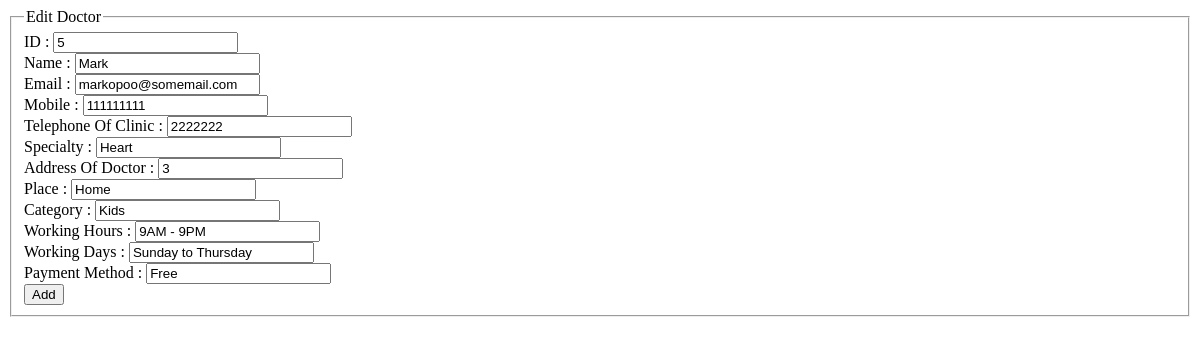
The page /HTML/Edit_Doctor.php?id=5 on the database as committed earlier.
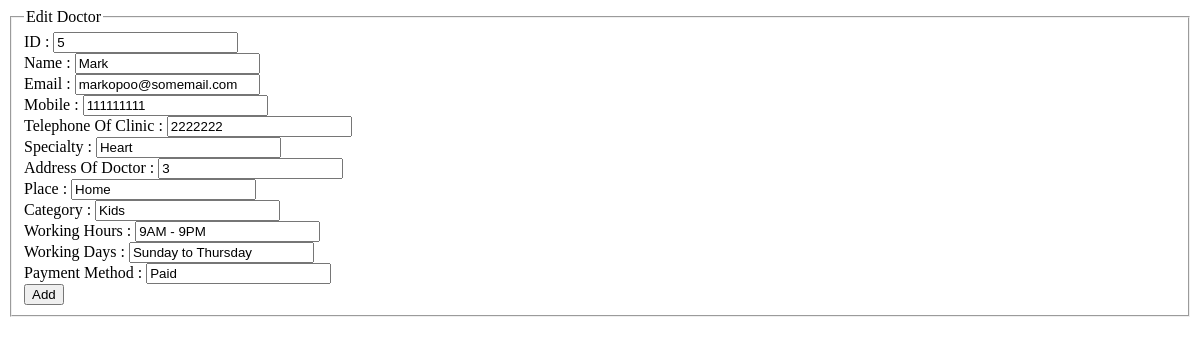
The same page on the database as committed later.
### tables this page shows
CREATE TABLE `receiver` (
  `ID` int(11) NOT NULL,
  `Name` varchar(55) NOT NULL,
  `Email` varchar(55) NOT NULL,
  `Mobile` int(11) NOT NULL,
  `Telephone` int(11) NOT NULL,
  `Specialty` varchar(55) NOT NULL,
  `Address` int(11) NOT NULL,
  `Place` varchar(55) NOT NULL,
  `Category` varchar(55) NOT NULL,
  `WorkingHours` varchar(55) NOT NULL,
  `WorkingDays` varchar(55) NOT NULL,
  `Payment` varchar(55) NOT NULL,
  `isDeleted` varchar(1) NOT NULL
);

### HTML/Edit_Doctor.php (the view, shortened to what this page needs)
<!DOCTYPE html>
<html>
    <head>
    </head>
    <body>
    <?php
    $id=$_GET['id'];
    $con = new mysqli("localhost", "root", "","software_engeeniring");
    $result=mysqli_query($con, "SELECT * FROM receiver WHERE ID=$id");
    while($res = mysqli_fetch_array($result))
    {
        $ID = $id;
        $Name = $res['Name'];
        $Email = $res['Email'];
        $Mobile = $res['Mobile'];
        $Telephone = $res['Telephone'];
        $Specialty = $res['Specialty'];
        $Address = $res['Address'];
        $Place = $res['Place'];
        $Category = $res['Category'];
        $WorkingHours = $res['WorkingHours'];
        $WorkingDays = $res['WorkingDays'];
        $Payment = $res['Payment'];
    }
    ?>
        <form action="Software/updateDoctor.php" method="post">
            <fieldset>
                <legend> Edit Doctor </legend>
                ID : <input type="text" name="ID" value="<?php echo $ID;?>" readonly> <br>
                Name : <input type="text" name="Name" placeholder="EX:Mehanni" value="<?php echo $Name; ?>" required> <br>
                Email : <input type="email" name="Email" placeholder="EX:doctor@live.com" value="<?php echo $Email; ?>" required><br>
                Mobile : <input type="number" name="Mobile" placeholder="EX:01234567890" value="<?php echo $Mobile; ?>" required><br>
                Telephone Of Clinic : <input type="number" name="Telephone" placeholder="EX:02-21452566" value="<?php echo $Telephone; ?>" required><br>
                Specialty : <input type="text" name="Specialty" placeholder="EX: Heart , kindey , Suger" value="<?php echo $Specialty; ?>" required> <br>
                Address Of Doctor : <input type="text" name="Address" placeholder="EX:New , Used " value="<?php echo $Address; ?>" required> <br>
                Place : <input type="text" name="Place" placeholder="EX: Clinic , Hospital  " value="<?php echo $Place; ?>" required> <br>
                Category : <input type="text" name="Category" placeholder="EX: Kids, adults, ..." value="<?php echo $Category; ?>" required> <br>
                Working Hours : <input type="text" name="WorkingHours" placeholder="EX: From :8:00 AM To 4:00 PM" value="<?php echo $WorkingHours; ?>" required> <br>
                Working Days : <input type="text" name="WorkingDays" placeholder="EX: Saturday,Monday,Tuesday,...." value="<?php echo $WorkingDays; ?>" required> <br>
                Payment Method : <input type="text" name="Payment" placeholder="EX: Free , ....EGP" value="<?php echo $Payment; ?>" required> <br>
                <input type="submit" name="submit" value="Add" >
            </fieldset>
        </form>
    </body>
</html>

Rows that differ between the two databases and show on the page:
changed receiver "Mark": Payment "Free" → "Paid"
